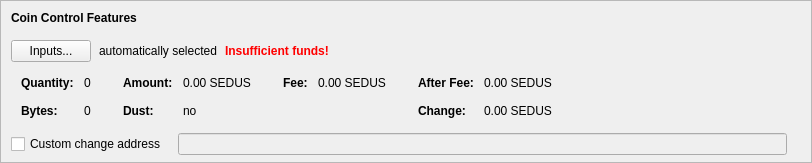
    <widget class="QFrame" name="frameCoinControl">
     <property name="sizePolicy">
      <sizepolicy hsizetype="Expanding" vsizetype="Expanding">
       <horstretch>0</horstretch>
       <verstretch>0</verstretch>
      </sizepolicy>
     </property>
     <property name="maximumSize">
      <size>
       <width>16777215</width>
       <height>16777215</height>
      </size>
     </property>
     <property name="frameShape">
      <enum>QFrame::StyledPanel</enum>
     </property>
     <property name="frameShadow">
      <enum>QFrame::Sunken</enum>
     </property>
     <layout class="QVBoxLayout" name="verticalLayoutCoinControl2">
      <property name="spacing">
       <number>0</number>
      </property>
      <property name="leftMargin">
       <number>0</number>
      </property>
      <property name="topMargin">
       <number>0</number>
      </property>
      <property name="rightMargin">
       <number>0</number>
      </property>
      <property name="bottomMargin">
       <number>6</number>
      </property>
      <item>
       <layout class="QVBoxLayout" name="verticalLayoutCoinControl" stretch="0,0,0,0,1">
        <property name="spacing">
         <number>0</number>
        </property>
        <property name="leftMargin">
         <number>10</number>
        </property>
        <property name="topMargin">
         <number>10</number>
        </property>
        <item>
         <layout class="QHBoxLayout" name="horizontalLayoutCoinControl1">
          <property name="bottomMargin">
           <number>15</number>
          </property>
          <item>
           <widget class="QLabel" name="labelCoinControlFeatures">
            <property name="sizePolicy">
             <sizepolicy hsizetype="Preferred" vsizetype="Maximum">
              <horstretch>0</horstretch>
              <verstretch>0</verstretch>
             </sizepolicy>
            </property>
            <property name="font">
             <font>
              <weight>75</weight>
              <bold>true</bold>
             </font>
            </property>
            <property name="styleSheet">
             <string notr="true">font-weight:bold;</string>
            </property>
            <property name="text">
             <string>Coin Control Features</string>
            </property>
           </widget>
          </item>
         </layout>
        </item>
        <item>
         <layout class="QHBoxLayout" name="horizontalLayoutCoinControl2" stretch="0,0,0,0">
          <property name="spacing">
           <number>8</number>
          </property>
          <property name="bottomMargin">
           <number>10</number>
          </property>
          <item>
           <widget class="QPushButton" name="pushButtonCoinControl">
            <property name="styleSheet">
             <string notr="true"/>
            </property>
            <property name="text">
             <string>Inputs...</string>
            </property>
            <property name="autoDefault">
             <bool>false</bool>
            </property>
           </widget>
          </item>
          <item>
           <widget class="QLabel" name="labelCoinControlAutomaticallySelected">
            <property name="text">
             <string>automatically selected</string>
            </property>
            <property name="margin">
             <number>5</number>
            </property>
           </widget>
          </item>
          <item>
           <widget class="QLabel" name="labelCoinControlInsuffFunds">
            <property name="font">
             <font>
              <weight>75</weight>
              <bold>true</bold>
             </font>
            </property>
            <property name="styleSheet">
             <string notr="true">color:red;font-weight:bold;</string>
            </property>
            <property name="text">
             <string>Insufficient funds!</string>
            </property>
            <property name="margin">
             <number>5</number>
            </property>
           </widget>
          </item>
          <item>
           <spacer name="horizontalSpacerCoinControl">
            <property name="orientation">
             <enum>Qt::Horizontal</enum>
            </property>
            <property name="sizeHint" stdset="0">
             <size>
              <width>40</width>
              <height>1</height>
             </size>
            </property>
           </spacer>
          </item>
         </layout>
        </item>
        <item>
         <widget class="QWidget" name="widgetCoinControl" native="true">
          <property name="sizePolicy">
           <sizepolicy hsizetype="Preferred" vsizetype="Preferred">
            <horstretch>0</horstretch>
            <verstretch>0</verstretch>
           </sizepolicy>
          </property>
          <property name="minimumSize">
           <size>
            <width>0</width>
            <height>0</height>
           </size>
          </property>
          <property name="styleSheet">
           <string notr="true"/>
          </property>
          <layout class="QHBoxLayout" name="horizontalLayoutCoinControl5">
           <property name="leftMargin">
            <number>0</number>
           </property>
           <property name="topMargin">
            <number>0</number>
           </property>
           <property name="rightMargin">
            <number>0</number>
           </property>
           <property name="bottomMargin">
            <number>0</number>
           </property>
           <item>
            <layout class="QHBoxLayout" name="horizontalLayoutCoinControl3" stretch="0,0,0,1">
             <property name="spacing">
              <number>20</number>
             </property>
             <property name="topMargin">
              <number>0</number>
             </property>
             <property name="bottomMargin">
              <number>10</number>
             </property>
             <item>
              <layout class="QFormLayout" name="formLayoutCoinControl1">
               <property name="horizontalSpacing">
                <number>10</number>
               </property>
               <property name="verticalSpacing">
                <number>14</number>
               </property>
               <property name="leftMargin">
                <number>10</number>
               </property>
               <property name="topMargin">
                <number>4</number>
               </property>
               <property name="rightMargin">
                <number>6</number>
               </property>
               <item row="0" column="0">
                <widget class="QLabel" name="labelCoinControlQuantityText">
                 <property name="font">
                  <font>
                   <weight>75</weight>
                   <bold>true</bold>
                  </font>
                 </property>
                 <property name="text">
                  <string>Quantity:</string>
                 </property>
                 <property name="margin">
                  <number>0</number>
                 </property>
                </widget>
               </item>
               <item row="0" column="1">
                <widget class="QLabel" name="labelCoinControlQuantity">
                 <property name="cursor">
                  <cursorShape>IBeamCursor</cursorShape>
                 </property>
                 <property name="contextMenuPolicy">
                  <enum>Qt::ActionsContextMenu</enum>
                 </property>
                 <property name="text">
                  <string notr="true">0</string>
                 </property>
                 <property name="margin">
                  <number>0</number>
                 </property>
                 <property name="textInteractionFlags">
                  <set>Qt::LinksAccessibleByMouse|Qt::TextSelectableByKeyboard|Qt::TextSelectableByMouse</set>
                 </property>
                </widget>
               </item>
               <item row="1" column="0">
                <widget class="QLabel" name="labelCoinControlBytesText">
                 <property name="font">
                  <font>
                   <weight>75</weight>
                   <bold>true</bold>
                  </font>
                 </property>
                 <property name="text">
                  <string>Bytes:</string>
                 </property>
                </widget>
               </item>
               <item row="1" column="1">
                <widget class="QLabel" name="labelCoinControlBytes">
                 <property name="cursor">
                  <cursorShape>IBeamCursor</cursorShape>
                 </property>
                 <property name="contextMenuPolicy">
                  <enum>Qt::ActionsContextMenu</enum>
                 </property>
                 <property name="text">
                  <string notr="true">0</string>
                 </property>
                 <property name="textInteractionFlags">
                  <set>Qt::LinksAccessibleByMouse|Qt::TextSelectableByKeyboard|Qt::TextSelectableByMouse</set>
                 </property>
                </widget>
               </item>
              </layout>
             </item>
             <item>
              <layout class="QFormLayout" name="formLayoutCoinControl2">
               <property name="horizontalSpacing">
                <number>10</number>
               </property>
               <property name="verticalSpacing">
                <number>14</number>
               </property>
               <property name="leftMargin">
                <number>6</number>
               </property>
               <property name="topMargin">
                <number>4</number>
               </property>
               <property name="rightMargin">
                <number>6</number>
               </property>
               <item row="0" column="0">
                <widget class="QLabel" name="labelCoinControlAmountText">
                 <property name="font">
                  <font>
                   <weight>75</weight>
                   <bold>true</bold>
                  </font>
                 </property>
                 <property name="text">
                  <string>Amount:</string>
                 </property>
                 <property name="margin">
                  <number>0</number>
                 </property>
                </widget>
               </item>
               <item row="0" column="1">
                <widget class="QLabel" name="labelCoinControlAmount">
                 <property name="cursor">
                  <cursorShape>IBeamCursor</cursorShape>
                 </property>
                 <property name="contextMenuPolicy">
                  <enum>Qt::ActionsContextMenu</enum>
                 </property>
                 <property name="text">
                  <string notr="true">0.00 SEDUS</string>
                 </property>
                 <property name="textInteractionFlags">
                  <set>Qt::LinksAccessibleByMouse|Qt::TextSelectableByKeyboard|Qt::TextSelectableByMouse</set>
                 </property>
                </widget>
               </item>
               <item row="1" column="0">
                <widget class="QLabel" name="labelCoinControlLowOutputText">
                 <property name="font">
                  <font>
                   <weight>75</weight>
                   <bold>true</bold>
                  </font>
                 </property>
                 <property name="text">
                  <string>Dust:</string>
                 </property>
                </widget>
               </item>
               <item row="1" column="1">
                <widget class="QLabel" name="labelCoinControlLowOutput">
                 <property name="cursor">
                  <cursorShape>IBeamCursor</cursorShape>
                 </property>
                 <property name="contextMenuPolicy">
                  <enum>Qt::ActionsContextMenu</enum>
                 </property>
                 <property name="text">
                  <string notr="true">no</string>
                 </property>
                 <property name="textInteractionFlags">
                  <set>Qt::LinksAccessibleByMouse|Qt::TextSelectableByKeyboard|Qt::TextSelectableByMouse</set>
                 </property>
                </widget>
               </item>
              </layout>
             </item>
             <item>
              <layout class="QFormLayout" name="formLayoutCoinControl3">
               <property name="horizontalSpacing">
                <number>10</number>
               </property>
               <property name="verticalSpacing">
                <number>14</number>
               </property>
               <property name="leftMargin">
                <number>6</number>
               </property>
               <property name="topMargin">
                <number>4</number>
               </property>
               <property name="rightMargin">
                <number>6</number>
               </property>
               <item row="0" column="0">
                <widget class="QLabel" name="labelCoinControlFeeText">
                 <property name="font">
                  <font>
                   <weight>75</weight>
                   <bold>true</bold>
                  </font>
                 </property>
                 <property name="text">
                  <string>Fee:</string>
                 </property>
                 <property name="margin">
                  <number>0</number>
                 </property>
                </widget>
               </item>
               <item row="0" column="1">
                <widget class="QLabel" name="labelCoinControlFee">
                 <property name="cursor">
                  <cursorShape>IBeamCursor</cursorShape>
                 </property>
                 <property name="contextMenuPolicy">
                  <enum>Qt::ActionsContextMenu</enum>
                 </property>
                 <property name="text">
                  <string notr="true">0.00 SEDUS</string>
                 </property>
                 <property name="textInteractionFlags">
                  <set>Qt::LinksAccessibleByMouse|Qt::TextSelectableByKeyboard|Qt::TextSelectableByMouse</set>
                 </property>
                </widget>
               </item>
             </layout>
             </item>
             <item>
              <layout class="QFormLayout" name="formLayoutCoinControl4">
               <property name="horizontalSpacing">
                <number>10</number>
               </property>
               <property name="verticalSpacing">
                <number>14</number>
               </property>
               <property name="leftMargin">
                <number>6</number>
               </property>
               <property name="topMargin">
                <number>4</number>
               </property>
               <property name="rightMargin">
                <number>6</number>
               </property>
               <item row="0" column="0">
                <widget class="QLabel" name="labelCoinControlAfterFeeText">
                 <property name="font">
                  <font>
                   <weight>75</weight>
                   <bold>true</bold>
                  </font>
                 </property>
                 <property name="text">
                  <string>After Fee:</string>
                 </property>
                 <property name="margin">
                  <number>0</number>
                 </property>
                </widget>
               </item>
               <item row="0" column="1">
                <widget class="QLabel" name="labelCoinControlAfterFee">
                 <property name="cursor">
                  <cursorShape>IBeamCursor</cursorShape>
                 </property>
                 <property name="contextMenuPolicy">
                  <enum>Qt::ActionsContextMenu</enum>
                 </property>
                 <property name="text">
                  <string notr="true">0.00 SEDUS</string>
                 </property>
                 <property name="textInteractionFlags">
                  <set>Qt::LinksAccessibleByMouse|Qt::TextSelectableByKeyboard|Qt::TextSelectableByMouse</set>
                 </property>
                </widget>
               </item>
               <item row="1" column="0">
                <widget class="QLabel" name="labelCoinControlChangeText">
                 <property name="font">
                  <font>
                   <weight>75</weight>
                   <bold>true</bold>
                  </font>
                 </property>
                 <property name="text">
                  <string>Change:</string>
                 </property>
                </widget>
               </item>
               <item row="1" column="1">
                <widget class="QLabel" name="labelCoinControlChange">
                 <property name="cursor">
                  <cursorShape>IBeamCursor</cursorShape>
                 </property>
                 <property name="contextMenuPolicy">
                  <enum>Qt::ActionsContextMenu</enum>
                 </property>
                 <property name="text">
                  <string notr="true">0.00 SEDUS</string>
                 </property>
                 <property name="textInteractionFlags">
                  <set>Qt::LinksAccessibleByMouse|Qt::TextSelectableByKeyboard|Qt::TextSelectableByMouse</set>
                 </property>
                </widget>
               </item>
              </layout>
             </item>
            </layout>
           </item>
          </layout>
         </widget>
        </item>
        <item>
         <layout class="QHBoxLayout" name="horizontalLayoutCoinControl4" stretch="0,0,0">
          <property name="spacing">
           <number>12</number>
          </property>
          <property name="sizeConstraint">
           <enum>QLayout::SetDefaultConstraint</enum>
          </property>
          <property name="topMargin">
           <number>5</number>
          </property>
          <property name="rightMargin">
           <number>5</number>
          </property>
          <item>
           <widget class="QCheckBox" name="checkBoxCoinControlChange">
            <property name="toolTip">
             <string>If this is activated, but the change address is empty or invalid, change will be sent to a newly generated address.</string>
            </property>
            <property name="text">
             <string>Custom change address</string>
            </property>
           </widget>
          </item>
          <item>
           <widget class="QValidatedLineEdit" name="lineEditCoinControlChange">
            <property name="enabled">
             <bool>false</bool>
            </property>
            <property name="sizePolicy">
             <sizepolicy hsizetype="Expanding" vsizetype="Fixed">
              <horstretch>0</horstretch>
              <verstretch>0</verstretch>
             </sizepolicy>
            </property>
           </widget>
          </item>
          <item>
           <widget class="QLabel" name="labelCoinControlChangeLabel">
            <property name="sizePolicy">
             <sizepolicy hsizetype="Preferred" vsizetype="Expanding">
              <horstretch>0</horstretch>
              <verstretch>0</verstretch>
             </sizepolicy>
            </property>
            <property name="minimumSize">
             <size>
              <width>0</width>
              <height>0</height>
             </size>
            </property>
            <property name="text">
             <string/>
            </property>
            <property name="margin">
             <number>3</number>
            </property>
           </widget>
          </item>
         </layout>
        </item>
        <item>
         <spacer name="verticalSpacerCoinControl">
          <property name="orientation">
           <enum>Qt::Vertical</enum>
          </property>
          <property name="sizeHint" stdset="0">
           <size>
            <width>800</width>
            <height>1</height>
           </size>
          </property>
         </spacer>
        </item>
       </layout>
      </item>
     </layout>
    </widget>
